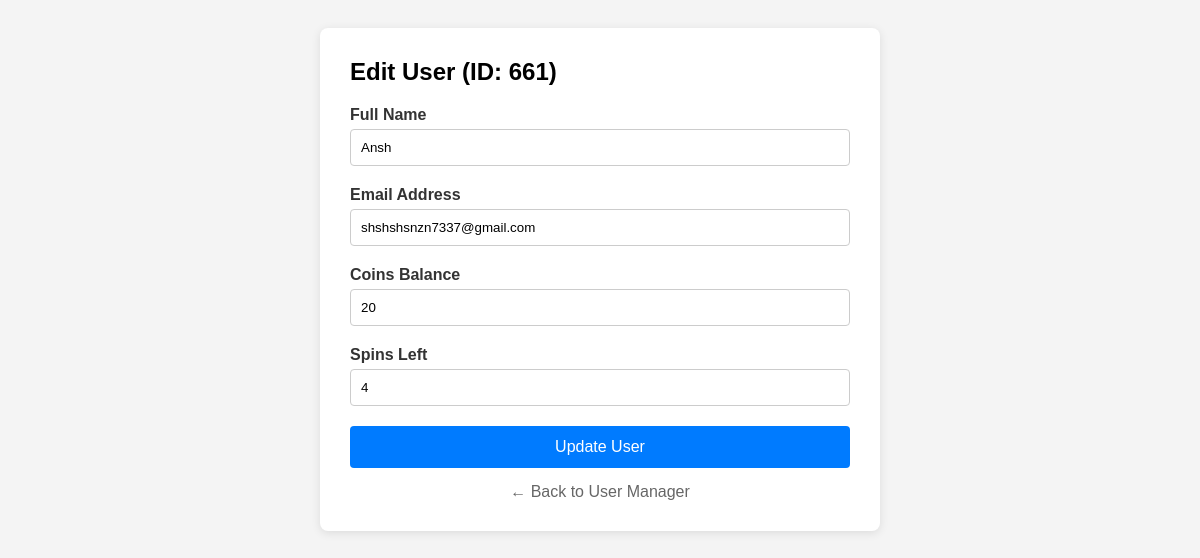
Screenshot of /admin/edit_user.php?id=661 with the database file from the repository.
### tables this page shows
CREATE TABLE `users` (
  `id` int(11) NOT NULL,
  `name` varchar(100) NOT NULL,
  `whatsapp` varchar(20) NOT NULL,
  `email` varchar(100) NOT NULL,
  `password` varchar(255) NOT NULL,
  `coins` int(11) DEFAULT 0,
  `referral_code` varchar(20) NOT NULL,
  `referred_by` int(11) DEFAULT NULL,
  `created_at` timestamp NOT NULL DEFAULT current_timestamp(),
  `spins_left` int(11) DEFAULT 5,
  `last_spin_time` datetime DEFAULT NULL,
  `ip_address` varchar(45) DEFAULT NULL,
  `device_fingerprint` varchar(100) DEFAULT NULL,
  `is_banned` tinyint(1) DEFAULT 0,
  `last_checkin` date DEFAULT NULL
);

### admin/edit_user.php (the view, shortened to what this page needs)
<?php
require_once '../config/db.php';
$id = isset($_GET['id']) ? intval($_GET['id']) : 0;
$stmt = $pdo->prepare("SELECT * FROM users WHERE id = ?");
$stmt->execute([$id]);
$user = $stmt->fetch();
?>
<!DOCTYPE html>
<html>
<head>
</head>
<body>
<div class="box">
    <h2 style="margin-top:0;">Edit User (ID: <?php echo $user['id']; ?>)</h2>
    <form method="POST">
        <label>Full Name</label>
        <input type="text" name="name" value="<?php echo htmlspecialchars($user['name']); ?>" required>
        <label>Email Address</label>
        <input type="email" name="email" value="<?php echo htmlspecialchars($user['email']); ?>" required>
        <label>Coins Balance</label>
        <input type="number" name="coins" value="<?php echo $user['coins']; ?>">
        <label>Spins Left</label>
        <input type="number" name="spins" value="<?php echo $user['spins_left']; ?>">
        <button type="submit">Update User</button>
    </form>
    <a href="users.php" class="back-link">&larr; Back to User Manager</a>
</div>
</body>
</html>

### admin/edit_user.php (style rules this page uses)
body { font-family: sans-serif; padding: 20px; background: #f4f4f4; }
.box { max-width: 500px; margin: 0 auto; background: white; padding: 30px; border-radius: 8px; box-shadow: 0 2px 10px rgba(0,0,0,0.1); }
input { width: 100%; padding: 10px; margin: 5px 0 20px 0; border: 1px solid #ccc; border-radius: 4px; box-sizing: border-box; }
label { font-weight: bold; color: #333; }
button { width: 100%; padding: 12px; background: #007bff; color: white; border: none; border-radius: 4px; cursor: pointer; font-size: 16px; }
.back-link { display: block; margin-top: 15px; text-align: center; color: #666; text-decoration: none; }

### rows the page displays
users: id "661", name "Ansh", email "shshshsnzn7337@gmail.com", coins "20", spins "4"
